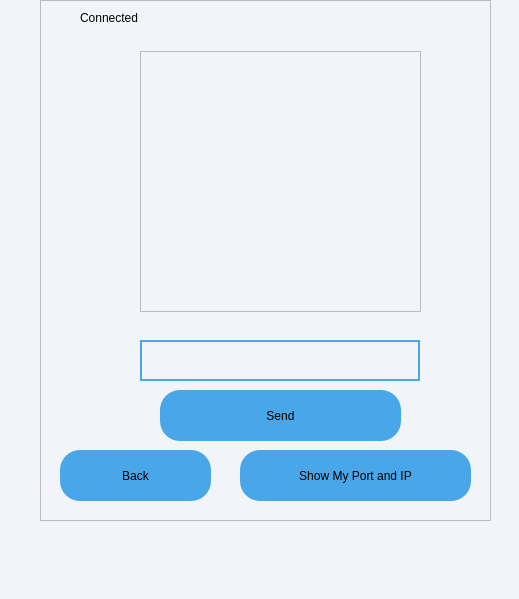
<?xml version="1.0" encoding="UTF-8"?>
<ui version="4.0">
 <class>MainWindow</class>
 <widget class="QMainWindow" name="MainWindow">
  <property name="geometry">
   <rect>
    <x>0</x>
    <y>0</y>
    <width>519</width>
    <height>599</height>
   </rect>
  </property>
  <property name="windowTitle">
   <string>MainWindow</string>
  </property>
  <property name="layoutDirection">
   <enum>Qt::LeftToRight</enum>
  </property>
  <property name="styleSheet">
   <string notr="true">background-color:hsl(210, 36%, 96%);;
display: flex;
flex-direction: column;
align-items: center;</string>
  </property>
  <widget class="QWidget" name="centralwidget">
   <widget class="QFrame" name="frame">
    <property name="geometry">
     <rect>
      <x>40</x>
      <y>0</y>
      <width>451</width>
      <height>521</height>
     </rect>
    </property>
    <property name="frameShape">
     <enum>QFrame::StyledPanel</enum>
    </property>
    <property name="frameShadow">
     <enum>QFrame::Raised</enum>
    </property>
    <widget class="QPushButton" name="showPortandIpaddress">
     <property name="geometry">
      <rect>
       <x>200</x>
       <y>450</y>
       <width>231</width>
       <height>51</height>
      </rect>
     </property>
     <property name="styleSheet">
      <string notr="true">border-radius:20px;
background-color: hsl(205, 78%, 60%);
font: 14pt &quot;MS Shell Dlg 2&quot;;
</string>
     </property>
     <property name="text">
      <string>Show My Port and IP</string>
     </property>
    </widget>
    <widget class="QTextEdit" name="message">
     <property name="geometry">
      <rect>
       <x>100</x>
       <y>340</y>
       <width>280</width>
       <height>41</height>
      </rect>
     </property>
     <property name="font">
      <font>
       <pointsize>12</pointsize>
      </font>
     </property>
     <property name="focusPolicy">
      <enum>Qt::ClickFocus</enum>
     </property>
     <property name="toolTipDuration">
      <number>0</number>
     </property>
     <property name="layoutDirection">
      <enum>Qt::LeftToRight</enum>
     </property>
     <property name="autoFillBackground">
      <bool>false</bool>
     </property>
     <property name="styleSheet">
      <string notr="true">  height: 3rem;
  width: 95%;
  box-sizing: border-box;
  font-size: 1.5rem;
  color: hsl(205, 78%, 60%);
  padding: 0.25rem 0.5rem;
  text-transform: capitalize;

  transition: all 0.3s linear;
  cursor: pointer;</string>
     </property>
     <property name="frameShape">
      <enum>QFrame::WinPanel</enum>
     </property>
     <property name="frameShadow">
      <enum>QFrame::Plain</enum>
     </property>
     <property name="lineWidth">
      <number>12</number>
     </property>
     <property name="midLineWidth">
      <number>0</number>
     </property>
    </widget>
    <widget class="QPushButton" name="sendMsg">
     <property name="geometry">
      <rect>
       <x>120</x>
       <y>390</y>
       <width>241</width>
       <height>51</height>
      </rect>
     </property>
     <property name="styleSheet">
      <string notr="true">border-radius:20px;
background-color: hsl(205, 78%, 60%);
font: 14pt &quot;MS Shell Dlg 2&quot;;
</string>
     </property>
     <property name="text">
      <string>Send</string>
     </property>
    </widget>
    <widget class="QLabel" name="status">
     <property name="geometry">
      <rect>
       <x>40</x>
       <y>10</y>
       <width>71</width>
       <height>16</height>
      </rect>
     </property>
     <property name="text">
      <string>Connected</string>
     </property>
    </widget>
    <widget class="QPushButton" name="goBack">
     <property name="geometry">
      <rect>
       <x>20</x>
       <y>450</y>
       <width>151</width>
       <height>51</height>
      </rect>
     </property>
     <property name="styleSheet">
      <string notr="true">border-radius:20px;
background-color: hsl(205, 78%, 60%);
font: 14pt &quot;MS Shell Dlg 2&quot;;
</string>
     </property>
     <property name="text">
      <string>Back</string>
     </property>
    </widget>
    <widget class="QTextBrowser" name="dialog">
     <property name="geometry">
      <rect>
       <x>100</x>
       <y>51</y>
       <width>281</width>
       <height>261</height>
      </rect>
     </property>
    </widget>
   </widget>
  </widget>
  <widget class="QMenuBar" name="menubar">
   <property name="geometry">
    <rect>
     <x>0</x>
     <y>0</y>
     <width>519</width>
     <height>26</height>
    </rect>
   </property>
  </widget>
  <widget class="QStatusBar" name="statusbar"/>
  <action name="actionPort_Number">
   <property name="text">
    <string>Port Number</string>
   </property>
  </action>
  <action name="actionIP_Address">
   <property name="text">
    <string>IP Address</string>
   </property>
  </action>
 </widget>
 <resources/>
 <connections/>
</ui>
